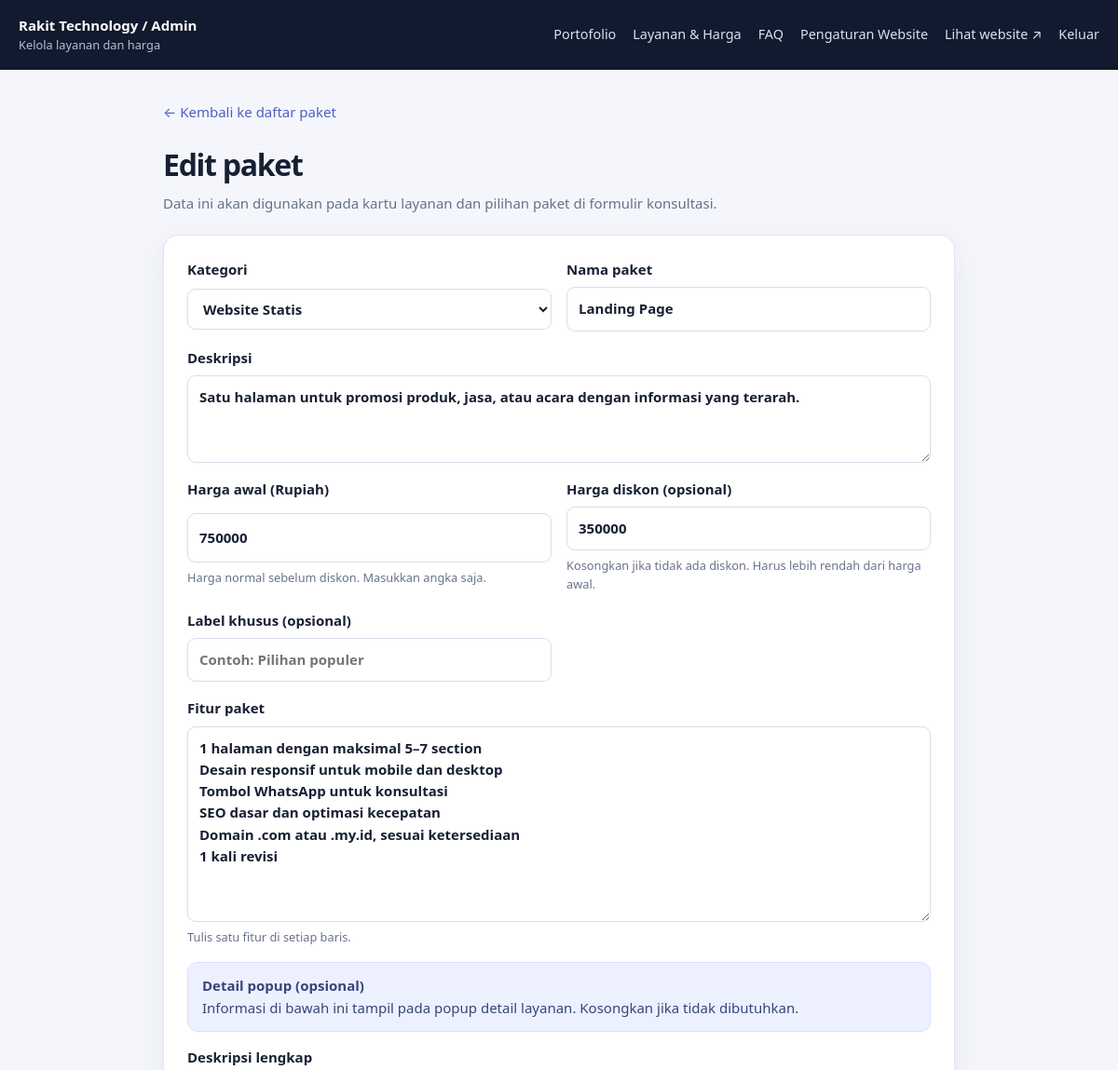
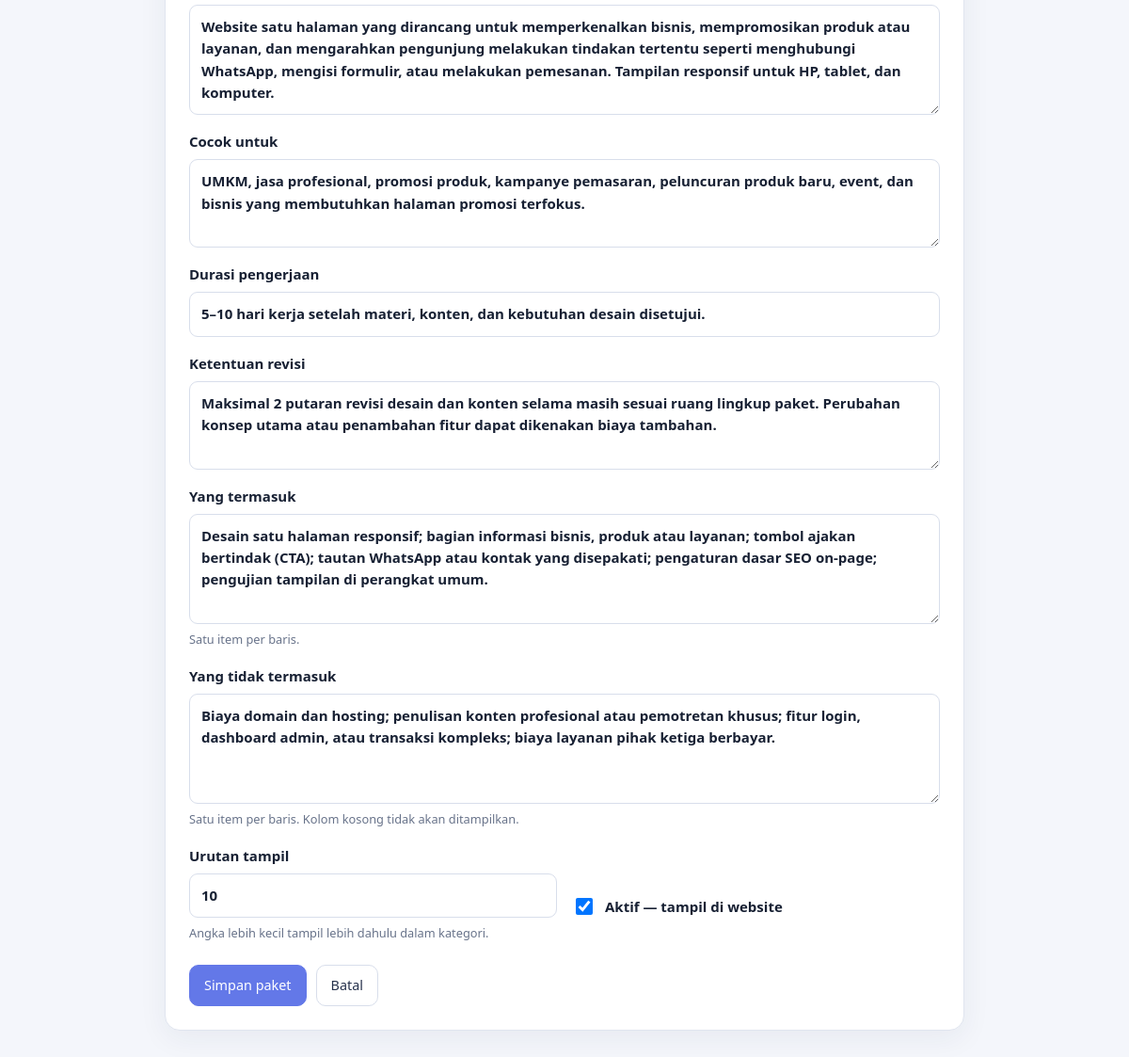
Page /admin/package-form.php?id=1 (signed in) on the committed database (2 pictures, top to bottom).
### tables this page shows
CREATE TABLE `service_packages` (
  `id` int(10) UNSIGNED NOT NULL,
  `category` enum('Website Statis','Website Dinamis') NOT NULL DEFAULT 'Website Statis',
  `name` longtext NOT NULL,
  `description` longtext NOT NULL,
  `price` bigint(20) UNSIGNED NOT NULL DEFAULT 0,
  `features` longtext NOT NULL,
  `ribbon` longtext DEFAULT NULL,
  `is_active` tinyint(1) NOT NULL DEFAULT 1,
  `sort_order` int(11) NOT NULL DEFAULT 0,
  `created_at` timestamp NOT NULL DEFAULT current_timestamp(),
  `updated_at` timestamp NOT NULL DEFAULT current_timestamp() ON UPDATE current_timestamp(),
  `full_description` longtext DEFAULT NULL,
  `suitable_for` longtext DEFAULT NULL,
  `work_duration` varchar(255) DEFAULT NULL,
  `revision_terms` longtext DEFAULT NULL,
  `included_items` longtext DEFAULT NULL,
  `excluded_items` longtext DEFAULT NULL,
  `discount_price` bigint(20) UNSIGNED DEFAULT NULL
);

### includes/bootstrap.php (called while the page is built, shortened)
<?php
$configPath = dirname(__DIR__) . '/config.php';
$config = require $configPath;
try {
    $pdo = new PDO(
        'mysql:host=' . $config['db_host'] . ';dbname=' . $config['db_name'] . ';charset=utf8mb4',
        $config['db_user'],
        $config['db_pass'],
        [
            PDO::ATTR_ERRMODE => PDO::ERRMODE_EXCEPTION,
            PDO::ATTR_DEFAULT_FETCH_MODE => PDO::FETCH_ASSOC,
            PDO::ATTR_EMULATE_PREPARES => false,
        ]
    );
} catch (PDOException $e) {
    http_response_code(500);
    exit('Koneksi database gagal. Periksa pengaturan database pada config.php.');
}
try { $pdo->exec("ALTER TABLE projects ADD COLUMN project_status VARCHAR(80) NOT NULL DEFAULT 'Demo / contoh konsep' AFTER sales_method"); } catch (PDOException $e) {  }
$pdo->exec("CREATE TABLE IF NOT EXISTS service_packages (
    id INT UNSIGNED AUTO_INCREMENT PRIMARY KEY,
    category ENUM('Website Statis','Website Dinamis') NOT NULL DEFAULT 'Website Statis',
    name LONGTEXT NOT NULL,
    description LONGTEXT NOT NULL,
    price BIGINT UNSIGNED NOT NULL DEFAULT 0,
    discount_price BIGINT UNSIGNED DEFAULT NULL,
    features LONGTEXT NOT NULL,
    ribbon LONGTEXT DEFAULT NULL,
    is_active TINYINT(1) NOT NULL DEFAULT 1,
    sort_order INT NOT NULL DEFAULT 0,
    created_at TIMESTAMP DEFAULT CURRENT_TIMESTAMP,
    updated_at TIMESTAMP DEFAULT CURRENT_TIMESTAMP ON UPDATE CURRENT_TIMESTAMP,
    INDEX idx_active_order (is_active, category, sort_order)
) ENGINE=InnoDB DEFAULT CHARSET=utf8mb4 COLLATE=utf8mb4_unicode_ci");
foreach ([
    'discount_price' => 'BIGINT UNSIGNED NULL DEFAULT NULL',
    'full_description' => 'LONGTEXT NULL',
    'suitable_for' => 'LONGTEXT NULL',
    'work_duration' => 'VARCHAR(255) NULL',
    'revision_terms' => 'LONGTEXT NULL',
    'included_items' => 'LONGTEXT NULL',
    'excluded_items' => 'LONGTEXT NULL',
] as $column => $definition) {
    try { $pdo->exec("ALTER TABLE service_packages ADD COLUMN {$column} {$definition}"); } catch (PDOException $e) {  }
}
foreach ([
    'name' => 'LONGTEXT NOT NULL',
    'description' => 'LONGTEXT NOT NULL',
    'features' => 'LONGTEXT NOT NULL',
    'ribbon' => 'LONGTEXT NULL',
] as $column => $definition) {
    try { $pdo->exec("ALTER TABLE service_packages MODIFY COLUMN {$column} {$definition}"); } catch (PDOException $e) {  }
}
$pdo->exec("CREATE TABLE IF NOT EXISTS site_settings (
    setting_key VARCHAR(100) PRIMARY KEY,
    setting_value TEXT NULL,
    updated_at TIMESTAMP DEFAULT CURRENT_TIMESTAMP ON UPDATE CURRENT_TIMESTAMP
) ENGINE=InnoDB DEFAULT CHARSET=utf8mb4 COLLATE=utf8mb4_unicode_ci");
try { $pdo->exec("ALTER TABLE projects ADD COLUMN image_path VARCHAR(500) NULL AFTER demo_url"); } catch (PDOException $e) {
}
foreach ([
    'advantages' => "TEXT NULL",
    'demo_access' => "TEXT NULL",
    'notes' => "TEXT NULL",
    'system_requirements' => "TEXT NULL",
] as $column => $definition) {
    try { $pdo->exec("ALTER TABLE projects ADD COLUMN {$column} {$definition}"); } catch (PDOException $e) {  }
}
foreach ([
    'title' => 'LONGTEXT NOT NULL',
    'category' => 'LONGTEXT NULL',
    'description' => 'LONGTEXT NOT NULL',
    'demo_url' => 'LONGTEXT NOT NULL',
    'features' => 'LONGTEXT NULL',
    'advantages' => 'LONGTEXT NULL',
    'demo_access' => 'LONGTEXT NULL',
    'notes' => 'LONGTEXT NULL',
    'system_requirements' => 'LONGTEXT NULL',
] as $column => $definition) {
    try { $pdo->exec("ALTER TABLE projects MODIFY COLUMN {$column} {$definition}"); } catch (PDOException $e) {  }
}
$pdo->exec("CREATE TABLE IF NOT EXISTS project_images (
    id INT UNSIGNED AUTO_INCREMENT PRIMARY KEY,
    project_id INT UNSIGNED NOT NULL,
    image_path VARCHAR(500) NOT NULL,
    sort_order INT NOT NULL DEFAULT 0,
    created_at TIMESTAMP DEFAULT CURRENT_TIMESTAMP,
    INDEX idx_project_images (project_id, sort_order, id)
) ENGINE=InnoDB DEFAULT CHARSET=utf8mb4 COLLATE=utf8mb4_unicode_ci");
$pdo->exec("INSERT INTO project_images (project_id, image_path, sort_order)
    SELECT p.id, p.image_path, 0 FROM projects p
    WHERE p.image_path IS NOT NULL AND p.image_path <> ''
    AND NOT EXISTS (SELECT 1 FROM project_images pi WHERE pi.project_id = p.id)");
$siteSettings = [];
foreach ($pdo->query('SELECT setting_key, setting_value FROM site_settings')->fetchAll() as $setting) {
    $siteSettings[$setting['setting_key']] = $setting['setting_value'];
}
function setting(string $key, ?string $fallback = null): ?string {
    global $siteSettings, $config;
    if (array_key_exists($key, $siteSettings)) return $siteSettings[$key];
    return $fallback;
}
function e(?string $value): string {
    return htmlspecialchars($value ?? '', ENT_QUOTES | ENT_SUBSTITUTE, 'UTF-8');
}

### admin/package-form.php (the view, shortened to what this page needs)
<?php
require dirname(__DIR__) . '/includes/bootstrap.php';
$id = filter_input(INPUT_GET, 'id', FILTER_VALIDATE_INT) ?: null;
$package = ['category'=>'Website Statis','name'=>'','description'=>'','price'=>'','discount_price'=>'','features'=>'','ribbon'=>'','full_description'=>'','suitable_for'=>'','work_duration'=>'','revision_terms'=>'','included_items'=>'','excluded_items'=>'','is_active'=>1,'sort_order'=>0];
if ($id) { $stmt=$pdo->prepare('SELECT * FROM service_packages WHERE id=?'); $stmt->execute([$id]); $found=$stmt->fetch(); if (!$found) { http_response_code(404); exit('Paket tidak ditemukan.'); } $package=$found; }
?>
<!doctype html><html lang="id"><head><link rel="stylesheet" href="../assets/admin.css?v=2"></head><body>
<header class="admin-top"><div><strong><?= e(setting('site_name', 'RuangWeb')) ?> / Admin</strong><span>Kelola layanan dan harga</span></div><nav><a href="index.php">Portofolio</a><a href="packages.php">Layanan & Harga</a><a href="faq.php">FAQ</a><a href="settings.php">Pengaturan Website</a><a href="../index.php" target="_blank" rel="noopener">Lihat website ↗</a><a href="logout.php">Keluar</a></nav></header>
<main class="form-main"><a class="back-link" href="packages.php">← Kembali ke daftar paket</a><h1><?= $id?'Edit paket':'Tambah paket' ?></h1><p>Data ini akan digunakan pada kartu layanan dan pilihan paket di formulir konsultasi.</p>
<form class="editor" method="post"><input type="hidden" name="csrf_token" value="<?= e(csrf_token()) ?>">
<div class="form-grid"><label>Kategori<select name="category"><option <?= $package['category']==='Website Statis'?'selected':'' ?>>Website Statis</option></select></label>
<label>Nama paket<input name="name" required value="<?= e((string)$package['name']) ?>" placeholder="Contoh: Landing Page"></label></div>
<label>Deskripsi<textarea name="description" rows="3" required><?= e((string)$package['description']) ?></textarea></label>
<div class="form-grid"><label>Harga awal (Rupiah)<input name="price" inputmode="numeric" required value="<?= e((string)$package['price']) ?>" placeholder="750000"><small>Harga normal sebelum diskon. Masukkan angka saja.</small></label><label>Harga diskon (opsional)<input name="discount_price" inputmode="numeric" value="<?= e((string)($package['discount_price'] ?? '')) ?>" placeholder="Contoh: 650000"><small>Kosongkan jika tidak ada diskon. Harus lebih rendah dari harga awal.</small></label></div><div class="form-grid"><label>Label khusus (opsional)<input name="ribbon" value="<?= e((string)($package['ribbon'] ?? '')) ?>" placeholder="Contoh: Pilihan populer"></label></div>
<label>Fitur paket <textarea name="features" rows="8" required placeholder="Satu fitur per baris"><?= e((string)$package['features']) ?></textarea><small>Tulis satu fitur di setiap baris.</small></label>
<div class="info"><strong>Detail popup (opsional)</strong><br>Informasi di bawah ini tampil pada popup detail layanan. Kosongkan jika tidak dibutuhkan.</div>
<label>Deskripsi lengkap <textarea name="full_description" rows="4" placeholder="Penjelasan lebih lengkap tentang layanan"><?= e((string)($package['full_description'] ?? '')) ?></textarea></label>
<label>Cocok untuk <textarea name="suitable_for" rows="3" placeholder="Contoh: UMKM, bisnis jasa, atau promosi produk"><?= e((string)($package['suitable_for'] ?? '')) ?></textarea></label>
<label>Durasi pengerjaan <input name="work_duration" value="<?= e((string)($package['work_duration'] ?? '')) ?>" placeholder="Contoh: 7–14 hari kerja"></label>
<label>Ketentuan revisi <textarea name="revision_terms" rows="3" placeholder="Contoh: 2 kali revisi desain sesuai ruang lingkup paket"><?= e((string)($package['revision_terms'] ?? '')) ?></textarea></label>
<label>Yang termasuk <textarea name="included_items" rows="4" placeholder="Satu item per baris"><?= e((string)($package['included_items'] ?? '')) ?></textarea><small>Satu item per baris.</small></label>
<label>Yang tidak termasuk <textarea name="excluded_items" rows="4" placeholder="Satu item per baris"><?= e((string)($package['excluded_items'] ?? '')) ?></textarea><small>Satu item per baris. Kolom kosong tidak akan ditampilkan.</small></label>
<div class="form-grid"><label>Urutan tampil<input type="number" name="sort_order" value="<?= (int)$package['sort_order'] ?>"><small>Angka lebih kecil tampil lebih dahulu dalam kategori.</small></label><label class="checkbox-label"><input type="checkbox" name="is_active" value="1" <?= $package['is_active']?'checked':'' ?>> Aktif — tampil di website</label></div>
<div class="form-actions"><button class="button primary" type="submit">Simpan paket</button><a class="button" href="packages.php">Batal</a></div></form></main></body></html>

### assets/admin.css (style rules this page uses)
* { box-sizing:border-box }
body { margin:0;background:#f4f6fb;color:#172033;font:15px/1.55 system-ui,-apple-system,"Segoe UI",sans-serif }
a { color:#4d5fc4;text-decoration:none }
.admin-top { background:#111a2e;color:#fff;padding:16px max(20px,calc((100% - 1180px)/2));display:flex;justify-content:space-between;align-items:center;gap:20px }
.admin-top>div { display:grid }
.admin-top span { font-size:.8rem;color:#b5bfd3 }
.admin-top nav { display:flex;gap:18px;flex-wrap:wrap }
.admin-top nav a { color:#dbe2f2;font-size:.9rem }
.page-heading h1,.form-main h1,.auth-card h1 { margin:0;font-size:2rem;letter-spacing:-.04em }
.page-heading p,.form-main>p,.auth-card>p { color:#66718a;margin:5px 0 0 }
.button { display:inline-flex;justify-content:center;align-items:center;gap:7px;padding:10px 15px;border:1px solid #d8deeb;border-radius:10px;background:white;color:#26324c;font-weight:700;cursor:pointer;font:inherit;font-size:.9rem }
.button.primary { background:#6378e8;border-color:#6378e8;color:white }
.info,.alert { padding:13px 15px;border-radius:11px;margin:16px 0 }
.info { background:#edf0ff;color:#36457d;border:1px solid #d9dfff }
.form-main { max-width:850px;width:calc(100% - 36px);margin:34px auto 70px }
.editor,.auth-card { background:white;border:1px solid #e0e5ef;border-radius:16px;padding:25px;margin-top:22px;box-shadow:0 8px 30px #1c2c5010 }
.editor label,.auth-card label { display:grid;gap:7px;font-weight:700;margin:0 0 17px }
.editor input,.editor textarea,.editor select,.auth-card input { width:100%;border:1px solid #d8deeb;border-radius:9px;padding:11px 12px;font:inherit;color:#172033;background:#fff }
.editor select { height:44px;min-height:44px;padding:8px 12px;line-height:1.4;align-self:start;appearance:auto }
.editor textarea { resize:vertical }
.editor small { font-size:.8rem;font-weight:400;color:#68738a }
.form-grid { display:grid;grid-template-columns:1fr 1fr;gap:0 16px }
.checkbox-label { display:flex!important;align-items:center;gap:10px!important;padding-top:27px }
.checkbox-label input { width:18px;height:18px }
.form-actions { display:flex;gap:10px;padding-top:6px }
.back-link { display:inline-block;margin-bottom:20px }

### rows in the picture
service_packages: category "Website Statis", name "Landing Page", description "Satu halaman untuk promosi produk, jasa, atau acara dengan informasi yang terarah.", price "750000", discount_price "350000", features "1 halaman dengan maksimal 5–7 section Desain responsif untuk mobile dan desktop Tombol WhatsApp untuk konsultasi SEO dasar dan optimasi kecepatan Domain .com atau .my.id, sesuai ketersediaan 1 kali revisi", full_description "Website satu halaman yang dirancang untuk memperkenalkan bisnis, mempromosikan produk atau layanan, dan mengarahkan pengunjung melakukan tindakan tertentu seperti menghubungi WhatsApp, mengisi formulir, atau melakukan pemesanan. Tampilan responsif untuk HP, tablet, dan komputer.", suitable_for "UMKM, jasa profesional, promosi produk, kampanye pemasaran, peluncuran produk baru, event, dan bisnis yang membutuhkan halaman promosi terfokus.", work_duration "5–10 hari kerja setelah materi, konten, dan kebutuhan desain disetujui.", revision_terms "Maksimal 2 putaran revisi desain dan konten selama masih sesuai ruang lingkup paket. Perubahan konsep utama atau penambahan fitur dapat dikenakan biaya tambahan.", included_items "Desain satu halaman responsif; bagian informasi bisnis, produk atau layanan; tombol ajakan bertindak (CTA); tautan WhatsApp atau kontak yang disepakati; pengaturan dasar SEO on-page; pengujian tampilan di perangkat umum.", excluded_items "Biaya domain dan hosting; penulisan konten profesional atau pemotretan khusus; fitur login, dashboard admin, atau transaksi kompleks; biaya layanan pihak ketiga berbayar.", sort_order "10", is_active "☑"

### other values in the picture
setting('site_name', 'RuangWeb') "Rakit Technology"
